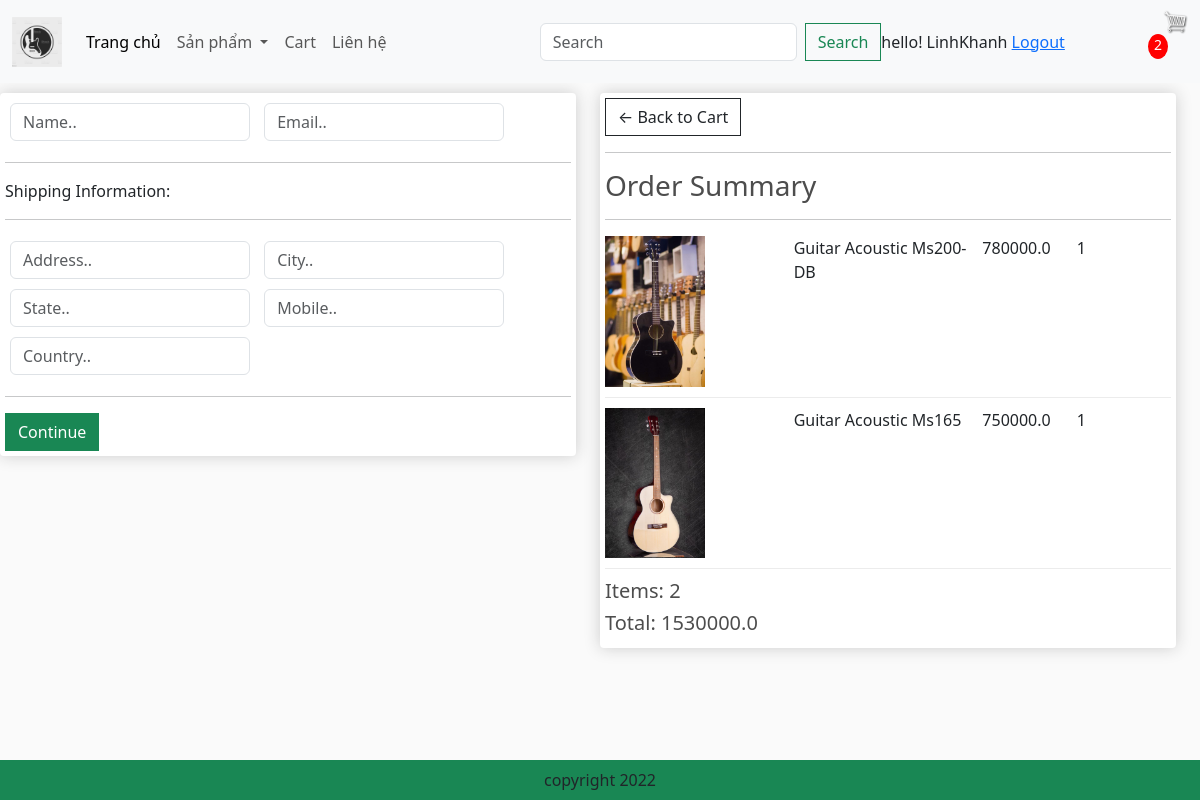
/checkout/ (signed in), run on the app's committed database.
### app/models.py (models this page shows, shortened)
class OrderItem(models.Model):
    product = models.ForeignKey(Product, on_delete=models.SET_NULL, blank=True, null=True)
    order = models.ForeignKey(Order, on_delete=models.SET_NULL, blank=True, null=True)
    quantity = models.IntegerField(default=0, null=True, blank=True)
    date_added = models.DateTimeField(auto_now_add=True)
    @property
    def get_total(self):
        total = self.product.price * self.quantity
        return total

class Product(models.Model):
    name = models.CharField(max_length=200, null=True)
    price = models.FloatField()
    elect = models.BooleanField(default=False, null=True, blank=False)
    image = models.ImageField(null=True,blank=True)
    @property
    def ImageURL(self):
        try:
            url = self.image.url
        except:
            url = ''
        return url

class Order(models.Model):
    customer = models.ForeignKey(User, on_delete=models.SET_NULL, blank=True, null=True)
    date_order = models.DateTimeField(auto_now_add=True)
    complete = models.BooleanField(default=False, null=True, blank=False)
    transaction_id = models.CharField(max_length=200, null=True)
    @property
    def get_cart_items(self):
        orderitems = self.orderitem_set.all()
        total = sum([item.quantity for item in orderitems])
        return total
    @property
    def get_cart_total(self):
        orderitems = self.orderitem_set.all()
        total = sum([item.get_total for item in orderitems])
        return total

### app/views.py (the view)
# urls.py: path('checkout/', views.checkout, name="checkout"),
def checkout(request):
    if request.user.is_authenticated:
        customer = request.user
        order, created = Order.objects.get_or_create(customer=customer, complete=False)
        items = order.orderitem_set.all()
        cartItems = order.get_cart_items
        user_not_login = "hidden"
        user_login = "show"
    else:
        items = []
        order = {'get_cart_items': 0, 'get_cart_total': 0}
        cartItems = order['get_cart_items']
        user_not_login = "show"
        user_login = "hidden"
    context = {'items': items, 'order': order , 'cartItems': cartItems,'user_not_login': user_not_login, 'user_login': user_login}
    return render(request, 'app/checkout.html', context)

### app/templates/app/checkout.html (shortened to what this page needs)
{% extends 'app/base.html' %}
{% load static %}
{% block content_checkout %}
     <div class="row" style='width:100%'>
		<div class="col-lg-6">
			<div class="box-element" id="form-wrapper">
				<form id="form">
					<div id="user-info">
						<div class="form-field">
							<input required class="form-control" type="text" name="name" placeholder="Name..">
						</div>
						<div class="form-field">
							<input required class="form-control" type="email" name="email" placeholder="Email..">
						</div>
					</div>
					<div id="shipping-info">
						<hr>
						<p>Shipping Information:</p>
						<hr>
						<div class="form-field">
							<input class="form-control" type="text" name="address" placeholder="Address..">
						</div>
						<div class="form-field">
							<input class="form-control" type="text" name="city" placeholder="City..">
						</div>
						<div class="form-field">
							<input class="form-control" type="text" name="state" placeholder="State..">
						</div>
						<div class="form-field">
							<input class="form-control" type="text" name="mobile" placeholder="Mobile..">
						</div>
						<div class="form-field">
							<input class="form-control" type="text" name="country" placeholder="Country..">
						</div>
					</div>
					<hr>
					<input id="form-button" class="btn btn-success btn-block" type="submit" value="Continue">
				</form>
			</div>
			<br>
		</div>
		<div class="col-lg-6">
			<div class="box-element">
				<a  class="btn btn-outline-dark" href="{% url 'cart' %}">&#x2190; Back to Cart</a>
				<hr>
				<h3>Order Summary</h3>
				<hr>
                {% for item in items %}
				<div class="cart-row">
					<div style="flex:2"><img class="row-image" src="{{item.product.ImageURL}}"></div>
					<div style="flex:2"><p>{{item.product.name}}</p></div>
					<div style="flex:1"><p>{{item.product.price}}</p></div>
					<div style="flex:1"><p>{{item.quantity}}</p></div>
				</div>
				{% endfor %}
				<h5>Items:   {{order.get_cart_items}}</h5>
				<h5>Total:   {{order.get_cart_total}}</h5>
			</div>
		</div>
	</div>
{% endblock content_checkout %}

### app/templates/app/base.html (shortened to what this page needs)
{% load static %}
<!DOCTYPE html>
<html>
    <head>
        <link href="https://cdn.jsdelivr.net/npm/bootstrap@5.3.0-alpha3/dist/css/bootstrap.min.css" rel="stylesheet">
        <link href="{%static 'app/css/style.css'%}" rel="stylesheet" />
        <link href="{%static 'app/css/owl.carousel.min.css'%}" rel="stylesheet" />
        <link href="{%static 'app/css/all.min.css'%}" rel="stylesheet" />
        <link rel="stylesheet" type="text/css" href="{% static 'app/css/main.css' %}">
        <link rel="stylesheet" href="">
    </head>
    <body>
      <nav class="navbar navbar-expand-lg bg-body-tertiary">
        <div class="container-fluid">
            <a class="navbar-brand" href="{% url 'home' %}">
                <img src="{% static 'app/images/logo.jpg' %}" width="50" height="50" />
            </a>
            <div class="collapse navbar-collapse" id="navbarSupportedContent">
                <ul class="navbar-nav me-auto mb-2 mb-lg-0">
                    <li class="nav-item">
                        <a class="nav-link active" aria-current="page" href="{% url 'home' %}">Trang chủ</a>
                    </li>
                    <li class="nav-item dropdown">
                        <a class="nav-link dropdown-toggle" href="#" role="button" data-bs-toggle="dropdown"
                           aria-expanded="false">
                            Sản phẩm
                        </a>
                    </li>
                    <li class="nav-item">
                        <a class="nav-link" href="{% url 'cart' %}">Cart</a>
                    </li>
                    <li class="nav-item">
                        <a class="nav-link" href="#">Liên hệ</a>
                    </li>
                </ul>
                <form class="d-flex" role="search" method='POST' action="{% url 'search' %}">
                    <input class="form-control me-2" type="search" placeholder="Search" aria-label="Search" name="searched">
                    <button class="btn btn-outline-success" type="submit">Search</button>
                </form>
            </div>
            <div class='form-inline my-2 my-lg-0' style="visibility: {{user_login}}">
                <span> hello! {{request.user}}</span>
                <span><a href= "{% url 'logout' %}"> Logout</a></span>
            </div>
            <div class='form-inline my-2 my-lg-0'>
                <a href="{% url 'cart' %}"><img id="cart-icon" src="{% static 'images/cart.png' %}"></a>
                <p id='cart-total' >{{cartItems}}</p>
            </div>
        </div>
      </nav>
      {% block content_checkout %}{% endblock content_checkout %}
      <footer class="container--fluid bg-success text-center fixed-bottom p-2">
          copyright 2022
      </footer>
    </body>
</html>

### app/static/app/css/main.css (style rules this page uses)
body { background-color: hsl(0, 0%, 98%); }
h1,h2,h3,h4,h5,h6 { color:hsl(0, 0%, 30%); }
.box-element { box-shadow:hsl(0, 0%, 80%) 0 0 16px; background-color: #fff; border-radius: 4px; padding: 5px; }
#cart-icon { width:25px; display: inline-block; margin-left: 15px; }
#cart-total { display: block; text-align: center; color:#fff; background-color: red; width: 20px; height: 25px; border-radius: 50%; font-size: 14px; }
.col-lg-3, .col-lg-4, .col-lg-6, .col-lg-8, .col-lg-12 { margin-top: 10px; }
.btn { border-radius: 0; }
.row-image { width: 100px; }
.form-field { width:250px; display: inline-block; padding: 5px; }
.cart-row { display: flex; align-items: flex-stretch; padding-bottom: 10px; margin-bottom: 10px; border-bottom: 1px solid #ececec; }

### data on the page
OrderItem: product.ImageURL (picture), product.name "Guitar Acoustic Ms200-DB", product.price "780000.0", quantity "1"
OrderItem: product.ImageURL (picture), product.name "Guitar Acoustic Ms165", product.price "750000.0", quantity "1"
Order: get_cart_items "2", get_cart_total "1530000.0"

### other printed values
{{ request.user }} "LinhKhanh"
{{ cartItems }} "2"
